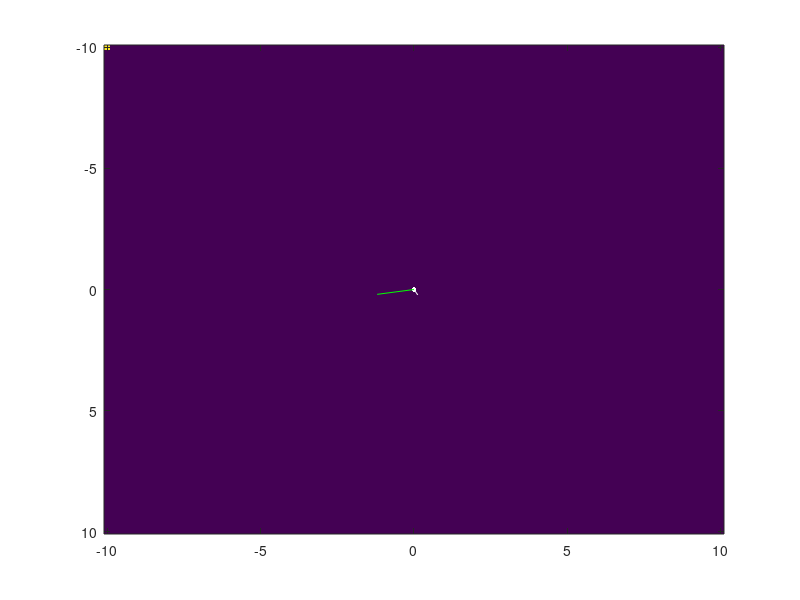

Write MATLAB code to recreate this figure. (Note: this script raises an error after producing the figure.)
%%%%%%%%%%%%%%%%%%%%%%%%%%%%%%%%%%%%%%%%%%%%%%%%%%%%%%%
%% look only at paths in zero force field, but with
%% non-zero initial velocity v0
%%
%% there are two phases: (1) velocity-dominated phase, 
%% where the path is disturbed by the initial velocity.
%% (2) acceleration dominated phase, where the initial
%% velocity has been compensated by acceleration,
%% and where the complete space is reachable
%%
%% we concentrate here only on (1), and try to find its
%% boundary, so that we have points which are phase-(1)
%% reachable, and points which are phase-(2) reachable
%%
%% phase-(1) reachability should be similar to force 
%% influence
%%%%%%%%%%%%%%%%%%%%%%%%%%%%%%%%%%%%%%%%%%%%%%%%%%%%%%%

qzp = rot2q([0;0;1],+pi/2);
qzm = rot2q([0;0;1],-pi/2);

amax = 0.5;
L=10;
N=100;
X=linspace(-L,L,N);
Y=linspace(-L,L,N);
B = zeros(N,N);
B(1,1)=1.0;
imagesc(X,Y,B);
hold on;
for aevv = 0.1:0.4:0.9
        aevv
        ae = aevv*[2.2;1.2;0.0];
        aenorm = ae/norm(ae);

        vv=1.0
        %for vv =0.5:4
                v0=vv*[0.2;-1.2;0.0];
                v0norm = v0/norm(v0);

                dk = -ae'*ae+amax*amax;
                T = norm(v0)/amax
                plot(0,0,'w','markersize',N/10)
                hold on;
                plot([0,ae(2)],[0,ae(1)],'w');
                hold on;
                plot([0,v0(2)],[0,v0(1)],'g');
                hold on;

                for angle=0.0:pi/1000:2*pi
                        ai = amax*ones(size(v0));
                        qz = rot2q([0;0;1],angle);
                        aq = quaternion(v0norm(1),v0norm(2),v0norm(3));
                        [aoff,tmpangle] = q2rot(qz*aq*conj(qz));
                        %if aoff*v0 < 0
                        if aoff*v0 < 0
                                T = norm(v0)/norm(aoff*v0);
                                if T < 10
                                        %t = 0:0.1:T;
                                        %xx = v0*t+0.5*amax*aoff'*(t.^2);
                                        %plot(xx(2,:),xx(1,:),'w','linewidth',1);
                                        t = T;%0:0.1:T;
                                        xx = 0.5*ae*t.^2+v0*t+0.5*amax*aoff'*(t.^2);
                                        plot(xx(2,:),xx(1,:),'w','linewidth',1);
                                        hold on;
                                        %pause(0.05);
                                end
                        end
                end
        %end
end
xlabel('y');
ylabel('x');
set(gca,'YDir','normal')
pause
